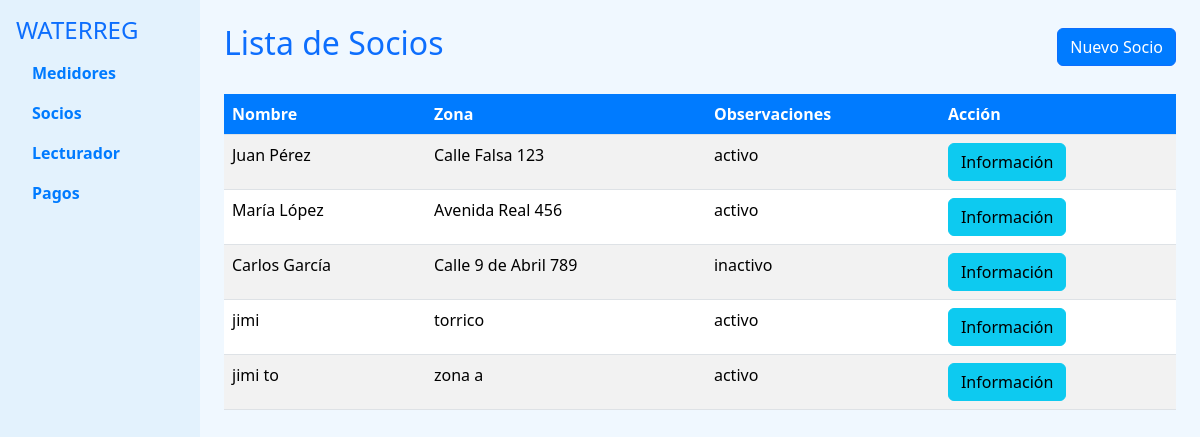
The app's page /lista_socios.php with its own data.
### tables this page shows
CREATE TABLE `usuarios` (
  `usuario_id` bigint(20) NOT NULL,
  `nombre` text DEFAULT NULL,
  `direccion` text DEFAULT NULL,
  `telefono` text DEFAULT NULL,
  `email` text DEFAULT NULL,
  `fecha_registro` date DEFAULT NULL,
  `estado` text DEFAULT NULL
);

### lista_socios.php (the view, shortened to what this page needs)
<?php
include 'conexion.php';
$query = "SELECT usuario_id, nombre, direccion AS zona, estado AS observaciones FROM usuarios";
$result = $conexion->query($query);
?>
<!DOCTYPE html>
<html lang="es">
<head>
    <link rel="stylesheet" href="css/bootstrap.min.css">
</head>
<body>
<div class="container-fluid">
    <div class="row">
        <nav class="col-md-2 sidebar p-3">
            <h4 class="text-primary">WATERREG</h4>
            <ul class="nav flex-column">
                <li class="nav-item">
                    <a class="nav-link" href="index.php">Medidores</a>
                </li>
                <li class="nav-item">
                    <a class="nav-link active" href="lista_socios.php">Socios</a>
                </li>
                <li class="nav-item">
                    <a class="nav-link" href="registrar_consumo.php">Lecturador</a>
                </li>
                <li class="nav-item">
                    <a class="nav-link" href="#">Pagos</a>
                </li>
            </ul>
        </nav>
        <main class="col-md-10 p-4">
            <div class="d-flex justify-content-between align-items-center mb-4">
                <h2 class="text-primary">Lista de Socios</h2>
                <a href="registrar_socio.php" class="btn btn-primary">Nuevo Socio</a>
            </div>
            <table class="table table-striped">
                <thead>
                    <tr>
                        <th>Nombre</th>
                        <th>Zona</th>
                        <th>Observaciones</th>
                        <th>Acción</th>
                    </tr>
                </thead>
                <tbody>
                    <?php while ($row = $result->fetch_assoc()) { ?>
                    <tr>
                        <td><?php echo $row['nombre']; ?></td>
                        <td><?php echo $row['zona']; ?></td>
                        <td><?php echo $row['observaciones']; ?></td>
                        <td>
                            <a href="informacion_socio.php?usuario_id=<?php echo $row['usuario_id']; ?>" class="btn btn-info">Información</a>
                        </td>
                    </tr>
                    <?php } ?>
                </tbody>
            </table>
        </main>
    </div>
</div>
</body>
</html>

### lista_socios.php (style rules this page uses)
body { background-color: #f0f8ff; }
.sidebar { background-color: #e3f2fd; min-height: 100vh; }
.sidebar a { color: #007bff; font-weight: bold; text-decoration: none; }
.table th { background-color: #007bff; color: white; }
.btn-primary { background-color: #007bff; }
.text-primary { color: #007bff; }

### records on screen
usuarios: nombre "Juan Pérez", direccion "Calle Falsa 123", estado "activo"
usuarios: nombre "María López", direccion "Avenida Real 456", estado "activo"
usuarios: nombre "Carlos García", direccion "Calle 9 de Abril 789", estado "inactivo"
usuarios: nombre "jimi", direccion "torrico", estado "activo"
usuarios: nombre "jimi to", direccion "zona a", estado "activo"
